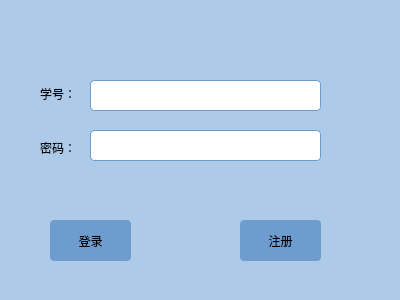
<?xml version="1.0" encoding="UTF-8"?>
<ui version="4.0">
 <class>LogIn</class>
 <widget class="QWidget" name="LogIn">
  <property name="geometry">
   <rect>
    <x>0</x>
    <y>0</y>
    <width>400</width>
    <height>300</height>
   </rect>
  </property>
  <property name="windowTitle">
   <string>登录</string>
  </property>
  <property name="styleSheet">
   <string notr="true">background-color: rgb(173, 202, 232);</string>
  </property>
  <widget class="QLineEdit" name="lineEdit">
   <property name="geometry">
    <rect>
     <x>90</x>
     <y>80</y>
     <width>231</width>
     <height>31</height>
    </rect>
   </property>
   <property name="styleSheet">
    <string notr="true">border-radius: 4px;
height: 25px;
border: 1px solid rgb(111, 156, 207);
background: white;</string>
   </property>
  </widget>
  <widget class="QLineEdit" name="lineEdit_2">
   <property name="geometry">
    <rect>
     <x>90</x>
     <y>130</y>
     <width>231</width>
     <height>31</height>
    </rect>
   </property>
   <property name="styleSheet">
    <string notr="true">border-radius: 4px;
        height: 25px;
        border: 1px solid rgb(111, 156, 207);
        background: white;</string>
   </property>
  </widget>
  <widget class="QPushButton" name="pushButton">
   <property name="geometry">
    <rect>
     <x>50</x>
     <y>220</y>
     <width>81</width>
     <height>41</height>
    </rect>
   </property>
   <property name="styleSheet">
    <string notr="true">background-color: rgb(111, 156, 207);
font: 12pt &quot;华文彩云&quot;;
border-radius: 4px;
height: 25px;
       </string>
   </property>
   <property name="text">
    <string>登录</string>
   </property>
  </widget>
  <widget class="QPushButton" name="pushButton_2">
   <property name="geometry">
    <rect>
     <x>240</x>
     <y>220</y>
     <width>81</width>
     <height>41</height>
    </rect>
   </property>
   <property name="styleSheet">
    <string notr="true">background-color: rgb(111, 156, 207);
font: 12pt &quot;华文彩云&quot;;
border-radius: 4px;
height: 25px;
  </string>
   </property>
   <property name="text">
    <string>注册</string>
   </property>
  </widget>
  <widget class="QWidget" name="layoutWidget">
   <property name="geometry">
    <rect>
     <x>40</x>
     <y>70</y>
     <width>47</width>
     <height>101</height>
    </rect>
   </property>
   <layout class="QVBoxLayout" name="verticalLayout">
    <item>
     <widget class="QLabel" name="label">
      <property name="styleSheet">
       <string notr="true">font: 11pt &quot;华文彩云&quot;;</string>
      </property>
      <property name="text">
       <string>学号：</string>
      </property>
     </widget>
    </item>
    <item>
     <widget class="QLabel" name="label_2">
      <property name="styleSheet">
       <string notr="true">font: 11pt &quot;华文彩云&quot;;</string>
      </property>
      <property name="text">
       <string>密码：</string>
      </property>
     </widget>
    </item>
   </layout>
  </widget>
 </widget>
 <resources/>
 <connections/>
</ui>
